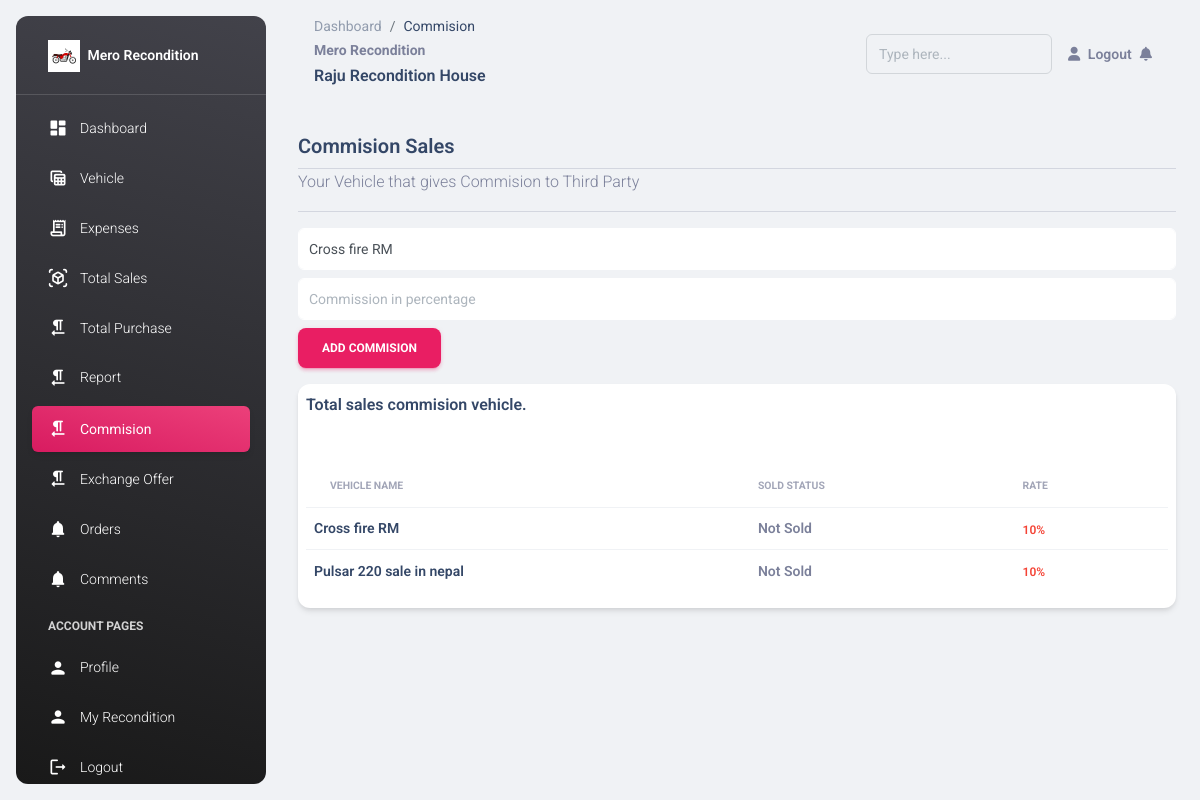
Page /recondition/commision (signed in) on the committed database.
### recon/models.py (models this page shows, shortened)
class CustomUser(AbstractUser):
    user_type_data = (("owner", "owner"), ("recondition", 'recondition'), ("customer", 'customer'))
    user_type = models.CharField(default = "owner", choices = user_type_data, max_length = 20)
    email = models.EmailField(unique = True)

class Recondition(models.Model):
    id = models.AutoField(primary_key = True)
    admin = models.OneToOneField(CustomUser, on_delete=models.CASCADE)
    number = models.BigIntegerField(blank= True, null = True)
    recondition_name = models.CharField(max_length=200)
    slug = models.SlugField(max_length=200, unique = True)
    Temporary_address = models.CharField(max_length = 300)
    District = models.CharField(max_length = 50, default = 'Kathmandu')
    profile_pic = models.ImageField(upload_to = "Recondition", blank = True)
    verified = models.BooleanField(default=False)
    created_at = models.DateTimeField(auto_now_add= True)
    expire_on = models.DateField(blank= True, null = True)
    long = models.CharField(max_length = 30, blank = True, null = True)
    lat = models.CharField(max_length = 30, blank = True, null = True)
    call = models.IntegerField()
    objects = models.Manager()

class Commision(models.Model):
    id = models.AutoField(primary_key=True)
    vehicle = models.ForeignKey(Vehicle, related_name = 'vehicle_commision', on_delete=models.CASCADE)
    rate = models.IntegerField()
    objects = models.Manager()

class Vehicle(models.Model):
    id = models.AutoField(primary_key=True)
    user = models.ForeignKey(CustomUser, related_name = "user_vehicle", on_delete= models.CASCADE)
    type = models.ForeignKey(Category, related_name="vehicle_category", on_delete=models.DO_NOTHING)
    name = models.CharField(max_length=100)
    slug = models.SlugField(max_length=200, unique = True)
    cost_price = models.IntegerField()
    plate_no = models.CharField(max_length=50)
    maintainance_cost = models.IntegerField(blank=True, null =True)
    maintainance_detail = models.CharField(max_length=500, blank=True, null =True)
    purchase_date = models.DateField(blank=True)
    sold_date = models.DateField(blank=True, null =True)
    showing_price = models.IntegerField()
    sold_status = models.BooleanField(default=False)
    image = models.ImageField(upload_to = "vehicle", blank = True , null =True)
    sold_price = models.IntegerField(blank=True , null =True)
    remarks = models.CharField(max_length=1000, blank=True, null =True)
    book_no = models.CharField(max_length=200 , blank=True, null =True)
    insurance = models.CharField(max_length=1000, blank=True , null =True)
    run_km = models.IntegerField()
    modal = models.CharField(max_length = 200, blank=True, null =True)
    objects = models.Manager()

### recond/views.py (the view, shortened to what this page needs)
# urls.py: path('commision',views.CommisionV.as_view(), name = "commision"),
class CommisionV(TemplateView):
    template_name = "recondition/commision.html"
    def get(self, request, *args, **kwargs):
        form = CommisionForm()
        vehi = Vehicle.objects.filter(sold_status = False).filter(user = request.user)
        com = Commision.objects.filter(vehicle__user = request.user)
        dist = {
            'form':form,
            'commision':com,
            'vehi':vehi
        }
        return render(request, self.template_name, dist)

### recond/forms.py
class CommisionForm(forms.ModelForm):
    class Meta:
        model = Commision
        fields = ('vehicle', 'rate',)
        widgets = {
            'vehicle':forms.Select(attrs = {'class':'form-control'}),
            'rate':forms.NumberInput(attrs = {'class':'form-control'}),
        }

### templates/recondition/commision.html (shortened to what this page needs)
{% extends 'recondition/homepage.html' %}
{% block pages %}
    <ol class="breadcrumb bg-transparent mb-0 pb-0 pt-1 px-0 me-sm-6 me-5">
        <li class="breadcrumb-item text-sm"><a class="opacity-5 text-dark" href="{%url 'recond:homepage'%}">Dashboard</a></li>
        <li class="breadcrumb-item text-sm text-dark active" aria-current="page">Commision</li>
    </ol>
{% endblock pages %}
{% block content %}
    <div class="container-fluid py-4">
        <h5>Commision Sales</h5>
        <hr class="m-0 p-0">
        <p>Your Vehicle that gives Commision to Third Party</p>
        <hr>
        <form action="" method="post">
            <select name="vehicle" id="" class="form-control mb-2">
              {% for i in vehi  %}
                  <option value="{{i.id}}" class="form-control">{{i.name}}</option>
              {% endfor %}
            </select>
            <input class="form-control" type="number" name="rate" id="" placeholder="Commission in percentage">
            <button type="submit" class="btn btn-primary mt-2">
                Add Commision
            </button>
        </form>
        <div class="row">
            <div class="col-12">
              <div class="card">
                <h6 class="p-2">Total sales commision vehicle. </h6>
                <div class="card-body px-0 pb-2">
                  <div class="table-responsive p-2">
                    <table class="table align-items-center justify-content-center mb-0">
                      <thead>
                        <tr>
                          <th class="text-uppercase text-secondary text-xxs font-weight-bolder opacity-7">Vehicle Name</th>
                          <th class="text-uppercase text-secondary text-xxs font-weight-bolder opacity-7 ps-2">Sold Status</th>
                          <th class="text-uppercase text-secondary text-xxs font-weight-bolder opacity-7 ps-2">Rate</th>
                        </tr>
                      </thead>
                      <tbody>
                        {% for i in commision  %}
                        <tr class="ps-2">
                            <td>
                              <h6 class="mb-0 text-sm">{{i.vehicle.name}}</h6>
                            </td>
                            <td>
                              <p class="text-sm font-weight-bold mb-0">
                              {% if i.vehicle.sold_status %}
                                 Sold
                              {%else%}
                                  Not Sold
                              {% endif %}
                                </p>
                            </td>
                            <td>
                              <span class="text-xs font-weight-bold text-danger" >{{i.rate}}%</span>
                            </td>
                          </tr>
                        {% endfor %}
                      </tbody>
                    </table>
                  </div>
                </div>
              </div>
            </div>
        </div>
    </div>
{% endblock content %}

### templates/dashbord/dashboard.html (shortened to what this page needs)
{% load static %}
<!DOCTYPE html>
<html lang="en">
  {% load pwa %}
<head>
  <link href="{%static 'assets/css/nucleo-icons.css' %} " rel="stylesheet" />
  <link href="{%static 'assets/css/nucleo-svg.css' %} " rel="stylesheet" />
  <link id="pagestyle" href="{%static 'assets/css/material-dashboard.css' %} " rel="stylesheet" />
</head>
<body class="g-sidenav-show  bg-gray-200">
  {% block aside %}
  {%endblock%}
  <main class="main-content position-relative max-height-vh-100 h-100 border-radius-lg ">
    <nav class="navbar navbar-main navbar-expand-lg px-0 mx-4 shadow-none border-radius-xl" id="navbarBlur" navbar-scroll="true">
      <div class="container-fluid py-1 px-3">
        <nav aria-label="breadcrumb">
          {% block pages %}{% endblock pages %}
          <small class="font-weight-bolder mb-0">Mero Recondition</small>
          {% if user.recondition.recondition_name %}
            <h6>{{user.recondition.recondition_name}}</h6>
          {% else %}
            <h6>{{user.username}} Dashboard</h6>
          {% endif %}
        </nav>
        <div class="collapse navbar-collapse mt-sm-0 mt-2 me-md-0 me-sm-4" id="navbar">
          <div class="ms-md-auto pe-md-3 d-flex align-items-center">
            <div class="input-group input-group-outline">
              <form action="" method="post">
                <input type="text" class="form-control" name ="name" placeholder="Type here...">
              </form>
            </div>
          </div>
          <ul class="navbar-nav  justify-content-end">
            <li class="nav-item d-flex align-items-center">
              <a href="{%url 'recon:logout'%}" class="nav-link text-body font-weight-bold px-0">
                <i class="fa fa-user me-sm-1"></i>
                  <span class="d-sm-inline d-none">Logout</span>
              </a>
            </li>
            <li class="nav-item dropdown ps-2 pe-2 d-flex align-items-center">
              <a href="javascript:;" class="nav-link text-body p-0" id="dropdownMenuButton" data-bs-toggle="dropdown" aria-expanded="false">
                <i class="fa fa-bell cursor-pointer" style="position: relative;"></i>
              </a>
            </li>
          </ul>
        </div>
      </div>
    </nav>
    {% block content %}
    {% endblock content %}
  </main>
</body>
</html>

### templates/dashbord/dashboard.html (style rules this page uses)
.form-control { border: 1px solid white; background-color: white; color: #495057; padding-left: 10px; }
.card { cursor: pointer; }

### rows in the picture
CustomUser: recondition.recondition_name "Raju Recondition House"
Commision: vehicle.name "Cross fire RM", shows "Not Sold", rate "10"
Commision: vehicle.name "Pulsar 220 sale in nepal", shows "Not Sold", rate "10"

### other values in the picture
form field vehicle "Cross fire RM"
